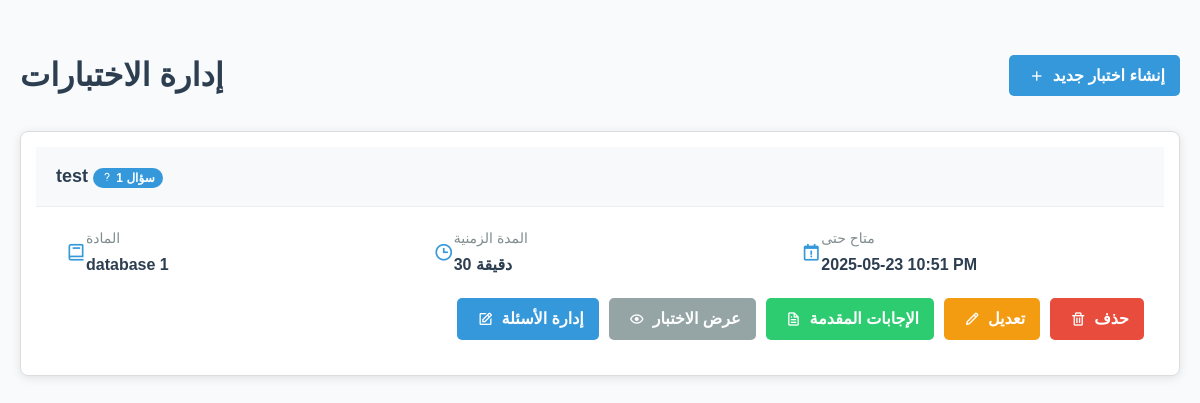
/quiz-system/admin/manage_quizzes.php?error=invalid_question (signed in), run on the app's committed database.
### tables this page shows
CREATE TABLE IF NOT EXISTS `quizzes` (
  `quiz_id` int NOT NULL AUTO_INCREMENT,
  `title` varchar(255) NOT NULL,
  `description` text,
  `course_id` int NOT NULL,
  `professor_id` int NOT NULL,
  `time_limit` int NOT NULL,
  `start_time` datetime NOT NULL,
  `end_time` datetime NOT NULL,
  `created_at` timestamp NULL DEFAULT CURRENT_TIMESTAMP,
  `updated_at` timestamp NULL DEFAULT CURRENT_TIMESTAMP ON UPDATE CURRENT_TIMESTAMP,
  PRIMARY KEY (`quiz_id`),
  KEY `course_id` (`course_id`),
  KEY `professor_id` (`professor_id`)
);

CREATE TABLE IF NOT EXISTS `courses` (
  `course_id` int NOT NULL AUTO_INCREMENT,
  `name` varchar(191) NOT NULL,
  `department_id` int DEFAULT NULL,
  `description` text,
  PRIMARY KEY (`course_id`),
  KEY `department_id` (`department_id`)
);

### public_html/quiz-system/admin/manage_quizzes.php (the view, shortened to what this page needs)
<?php
$conn = connectDB();
$userId = $_SESSION["user_id"];
$quizzes = [];
$stmt = $conn->prepare("
    SELECT q.quiz_id, q.title, q.time_limit, q.end_time, q.course_id, c.name as course_name,
           (SELECT COUNT(*) FROM quiz_questions WHERE quiz_id = q.quiz_id) as question_count
    FROM quizzes q
    JOIN courses c ON q.course_id = c.course_id
    WHERE q.professor_id = ?
    ORDER BY q.created_at DESC
");
$stmt->bind_param("i", $userId);
$stmt->execute();
$result = $stmt->get_result();
if ($result && $result->num_rows > 0) {
    while ($quiz = $result->fetch_assoc()) {
        $quizzes[] = $quiz;
    }
}
?>
<!DOCTYPE html>
<html lang="ar" dir="rtl">
<head>
    <link href='https://unpkg.com/boxicons@2.1.4/css/boxicons.min.css' rel='stylesheet'>
    <link rel="stylesheet" href="../assets/css/admin.css">
</head>
<body>
    <div class="container">
        <div class="page-header">
            <h1>إدارة الاختبارات</h1>
            <a href="create_quiz.php" class="btn btn-primary">
                <i class='bx bx-plus'></i> إنشاء اختبار جديد
            </a>
        </div>
        <?php if (empty($quizzes)): ?>
            <div class="empty-state">
                <p>لم تقم بإنشاء أي اختبارات بعد.</p>
                <a href="create_quiz.php" class="btn btn-primary">إنشاء أول اختبار</a>
            </div>
        <?php else: ?>
            <div class="quizzes-container">
                <?php foreach ($quizzes as $quiz): ?>
                    <div class="quiz-card">
                        <div class="quiz-header">
                            <h3 class="quiz-title">
                                <?php echo htmlspecialchars($quiz['title']); ?>
                                <span class="question-badge">
                                    <i class='bx bx-question-mark'></i>
                                    <?php echo $quiz['question_count']; ?> سؤال
                                </span>
                            </h3>
                        </div>
                        <div class="quiz-content">
                            <div class="quiz-details">
                                <div class="quiz-detail">
                                    <i class='bx bx-book'></i>
                                    <div>
                                        <div class="quiz-detail-label">المادة</div>
                                        <div class="quiz-detail-value"><?php echo htmlspecialchars($quiz['course_name']); ?></div>
                                    </div>
                                </div>
                                <div class="quiz-detail">
                                    <i class='bx bx-time'></i>
                                    <div>
                                        <div class="quiz-detail-label">المدة الزمنية</div>
                                        <div class="quiz-detail-value"><?php echo htmlspecialchars($quiz['time_limit']); ?> دقيقة</div>
                                    </div>
                                </div>
                                <div class="quiz-detail">
                                    <i class='bx bx-calendar-exclamation'></i>
                                    <div>
                                        <div class="quiz-detail-label">متاح حتى</div>
                                        <div class="quiz-detail-value"><?php echo date('Y-m-d h:i A', strtotime($quiz['end_time'])); ?></div>
                                    </div>
                                </div>
                            </div>
                            <div class="quiz-actions">
                                <a href="manage_questions.php?quiz_id=<?php echo $quiz['quiz_id']; ?>" class="btn btn-primary">
                                    <i class='bx bx-edit'></i> إدارة الأسئلة
                                </a>
                                <a href="../quiz/view.php?id=<?php echo $quiz['quiz_id']; ?>" class="btn btn-secondary">
                                    <i class='bx bx-show'></i> عرض الاختبار
                                </a>
                                <a href="manage_submissions.php?quiz_id=<?php echo $quiz['quiz_id']; ?>" class="btn btn-success">
                                    <i class='bx bx-file'></i> الإجابات المقدمة
                                </a>
                                <a href="edit_quiz.php?id=<?php echo $quiz['quiz_id']; ?>" class="btn btn-warning">
                                    <i class='bx bx-pencil'></i> تعديل
                                </a>
                                <a href="delete_quiz.php?id=<?php echo $quiz['quiz_id']; ?>" class="btn btn-danger" onclick="return confirm('هل أنت متأكد من حذف هذا الاختبار؟');">
                                    <i class='bx bx-trash'></i> حذف
                                </a>
                            </div>
                        </div>
                    </div>
                <?php endforeach; ?>
            </div>
        <?php endif; ?>
    </div>
</body>
</html>

### public_html/quiz-system/assets/css/admin.css (style rules this page uses)
:root { --primary-color: #4361ee; --primary-light: #e9efff; --secondary-color: #3a0ca3; --success-color: #2ecc71; --warning-color: #f39c12; --danger-color: #e74c3c; --dark-color: #2c3e50; --light-color: #f5f7fa; --gradient-primary: linear-gradient(135deg, #4361ee, #3a0ca3); --gradient-success: linear-gradient(135deg, #2ecc71, #27ae60); --gradient-warning: linear-gradient(135deg, #f39c12, #e67e22); --gradient-danger: linear-gradient(135deg, #e74c3c, #c0392b); --shadow-sm: 0 2px 4px rgba(0,0,0,0.05); --shadow-md: 0 4px 6px rgba(0,0,0,0.1); --shadow-lg: 0 10px 15px rgba(0,0,0,0.1); --transition: all 0.3s ease; --sidebar-width: 250px; --header-height: 70px; --border-radius: 8px; --box-shadow: 0 4px 12px rgba(0, 0, 0, 0.1); }
* { margin: 0; padding: 0; box-sizing: border-box; font-family: 'Poppins', sans-serif; }
body { background-color: #f8fafc; color: var(--dark-color); line-height: 1.6; direction: ltr; }
a { text-decoration: none; color: var(--primary-color); }
.btn { display: inline-flex; align-items: center; gap: 8px; padding: 0.8rem 1.5rem; border-radius: 8px; font-weight: 600; text-decoration: none; transition: var(--transition); border: none; cursor: pointer; }
.btn-primary { background: var(--gradient-primary); color: white; }
.btn-secondary { background: var(--primary-light); color: var(--primary-color); }
.quiz-card { border: 1px solid #ddd; border-radius: 5px; padding: 15px; margin: 10px 0; background-color: #f9f9f9; }

### public_html/quiz-system/admin/manage_quizzes.php (style rules this page uses)
.quiz-card { background: #fff; border-radius: 8px; margin-bottom: 20px; box-shadow: 0 2px 10px rgba(0,0,0,0.1); overflow: hidden; }
.quiz-header { background: #f8f9fa; padding: 15px 20px; border-bottom: 1px solid #eee; display: flex; justify-content: space-between; align-items: center; }
.quiz-title { font-size: 18px; font-weight: bold; color: #2c3e50; margin: 0; }
.quiz-content { padding: 20px; }
.quiz-details { display: grid; grid-template-columns: repeat(auto-fit, minmax(200px, 1fr)); gap: 15px; margin-bottom: 20px; }
.quiz-detail { display: flex; align-items: center; }
.quiz-detail i { font-size: 20px; margin-left: 10px; color: #3498db; }
.quiz-detail-label { color: #7f8c8d; font-size: 14px; }
.quiz-detail-value { font-weight: bold; margin-top: 3px; }
.quiz-actions { display: flex; gap: 10px; margin-top: 15px; justify-content: flex-end; }
.btn { padding: 8px 15px; border-radius: 5px; font-weight: bold; cursor: pointer; display: inline-flex; align-items: center; justify-content: center; text-decoration: none; border: none; transition: all 0.3s; }
.btn i { margin-left: 5px; }
.btn-primary { background: #3498db; color: white; }
.btn-secondary { background: #95a5a6; color: white; }
.btn-success { background: #2ecc71; color: white; }
.btn-danger { background: #e74c3c; color: white; }
.btn-warning { background: #f39c12; color: white; }
.question-badge { background: #3498db; color: white; padding: 3px 8px; border-radius: 20px; font-size: 12px; margin-right: 10px; }
.container { max-width: 1200px; margin: 30px auto; padding: 20px; }
.page-header { display: flex; justify-content: space-between; align-items: center; margin-bottom: 30px; }
.page-header h1 { margin: 0; color: #2c3e50; }

### data on the page
quizzes: title "test", question_count "1", course.name "database 1", time_limit "30", end_time "2025-05-23 10:51 PM"
